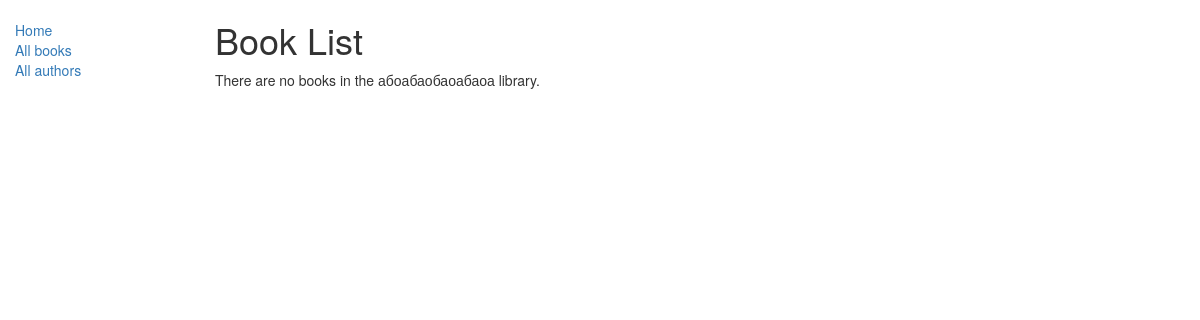
Page /catalog/books/ on the earlier database version.
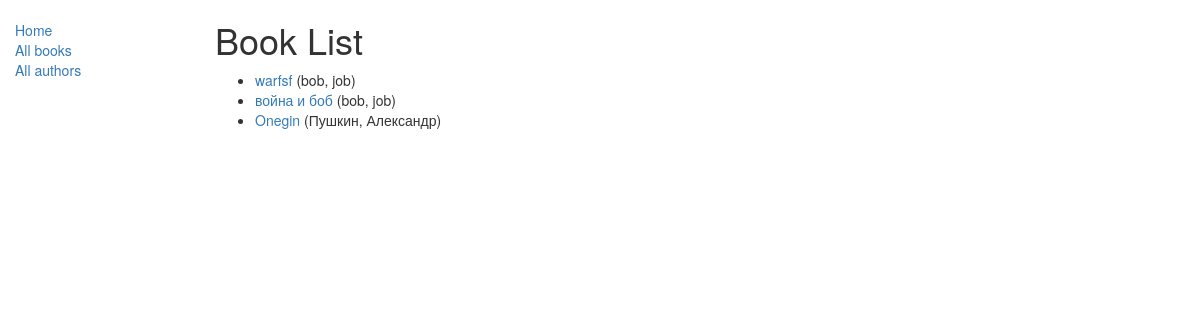
Same page on the later database version.
### catalog/models.py (models this page shows, shortened)
class Book(models.Model):
    title = models.CharField(max_length=200)
    author = models.ForeignKey('Author', on_delete=models.SET_NULL, null=True)
    summary = models.TextField(max_length=1000, help_text="Enter a brief description of the book")
    isbn = models.CharField('ISBN', max_length=13,
                            help_text='13 Character <a href="https://www.isbn-international.org/content/what-isbn">ISBN number</a>')
    genre = models.ManyToManyField(Genre, help_text="Select a genre for this book")
    def get_absolute_url(self):
        return reverse('book-detail', args=[str(self.id)])
    def display_genre(self):
        """
        Creates a string for the Genre. This is required to display genre in Admin.
        """
        return ', '.join([genre.name for genre in self.genre.all()[:3]])
    display_genre.short_description = 'Genre'

class Author(models.Model):
    first_name = models.CharField(max_length=100)
    last_name = models.CharField(max_length=100)
    date_of_birth = models.DateField(null=True, blank=True)
    date_of_death = models.DateField('Died', null=True, blank=True)
    def __str__(self):
        return '%s, %s' % (self.last_name, self.first_name)
    class Meta:
        ordering = ['last_name']

### catalog/views.py (the view)
class BookListView(generic.ListView):
    model = Book
    context_object_name = 'book_list'   # ваше собственное имя переменной контекста в шаблоне
    queryset = Book.objects.filter(title__icontains='war')[:5] # Получение 5 книг, содержащих слово 'war' в заголовке
    template_name = 'book/my_arbitrary_template_name_list.html'  # Определение имени вашего шаблона и его расположения

### catalog/templates/catalog/book_list.html
{% extends "base_generic.html" %}
{% block content %}
    <h1>Book List</h1>
    {% if book_list %}
    <ul>
      {% for book in book_list %}
      <li>
        <a href="{{ book.get_absolute_url }}">{{ book.title }}</a> ({{book.author}})
      </li>
      {% endfor %}
    </ul>
    {% else %}
      <p>There are no books in the абоабаобаоабаоа library.</p>
    {% endif %}
{% endblock  %}

Differences in the rows shown:
added Book: title "warfsf", author "bob, job"
added Book: title "война и боб", author "bob, job"
added Book: title "Onegin", author "Пушкин, Александр"
Other differences:
text no longer shown: "There are no books in the абоабаобаоабаоа library."
